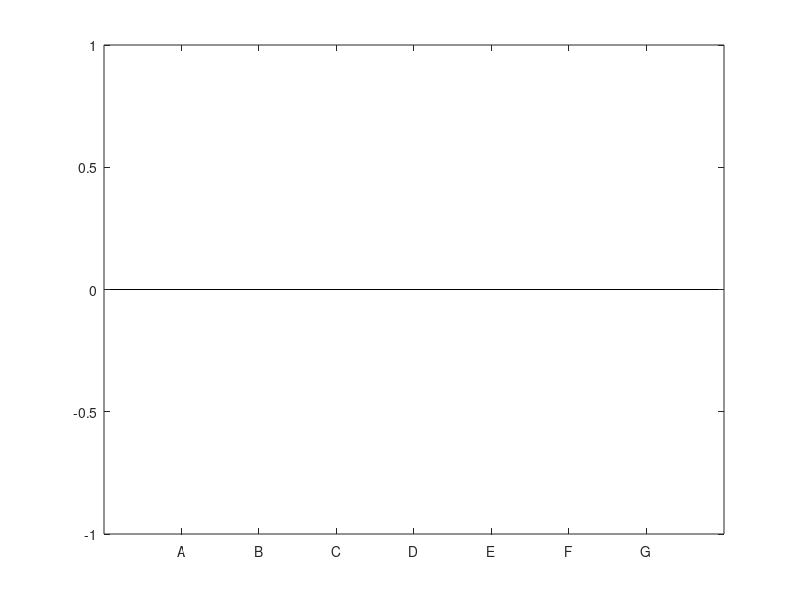

The MATLAB script that drew this image: (Note: this script raises an error after producing the figure.)
%This script loops through all the replicates for each trial in the
%experiment

% vector size is 21*17 because there are at most 21 replicates and at most 17
% trials
clear
averageDistance = NaN(21,17);
minimumDistance = NaN(21,17);
traveledDistance = NaN(21,17);
xMin =[];
yMin = [];
xTotal =[];
yTotal = [];
xAverage =[];
yAverage = [];
xVel = [];
yVel = [];
xTime =[];
yTime =[];
yMinSpecies = [];
yTotalSpecies = [];
yVelSpecies = [];
yTimeSpecies = [];
yMinStd = [];
yTotalStd = [];
yVelStd = [];
yTimeStd = [];

%looping through every trial
for l =1:17
trial = l;

%these variables are used to split up data analysis by person in each trial
%The dimension is 21*15 because at most 21 replicates and 15 people in a
%trial
minimumAverageSplit = NaN(21,15);
totalDistanceSplit = NaN(21,15);
avgVelSplit = NaN(21,15);
avgTSplit = NaN(21,15);

%loop through every replicate
    for w =1:21
    replicate =w;

    
%some replicates have an error so the try catch statement ignores replicates with errors
%the code to load a file in is copied from the position_extraction script
try
%% Load the proper files based on the trial and replicate designated above
gameName = ['trial', int2str(trial), 'rep', int2str(replicate)]; % use for filename output
folderName = ['Trial',' ', int2str(trial), '\'];

if trial < 7
    filename = [folderName, gameName, '.mat'];
    load(filename)
    robotList = [];
else
    humanListFilename = [folderName, gameName, 'humans.mat'];
    robotListFilename = [folderName, gameName, 'robots.mat'];
    load(humanListFilename)
    load(robotListFilename)
end

%% Sort the raw human and robot lists into minnows and sharks
humanMinnowList = [];
humanSharkList = [];
robotMinnowList = [];
robotSharkList = [];

for i=1:length(humanList)
    % Sort the humans
    if strcmp(humanList(i).role, 'Minnow') == 1
        humanMinnowList = [humanMinnowList, humanList(i)];
    else
        humanSharkList = [humanSharkList, humanList(i)];
    end
end

if isempty(robotList) == 0
    for i=1:length(robotList)
        % Sort the robots
        if strcmp(robotList(i).role, 'Minnow') == 1
            robotMinnowList = [robotMinnowList, robotList(i)];
        else
            robotSharkList = [robotSharkList, robotList(i)];
        end
    end
end
%% Now that everything is split up get just their position data
humanMinnowPositions = [];
humanSharkPositions = [];
robotMinnowPositions = [];
robotSharkPositions = [];

if isempty(humanMinnowList) == 0
    % The isempty function will return 1 if the list is empty and 0 if the
    % list is not empty, so this just makes sure that the for statement
    % won't return an error because it's length is 0
    for i=1:length(humanMinnowList)
        humanMinnowPositions = [humanMinnowPositions, humanMinnowList(i).historicalPosition];
    end
end

if isempty(humanSharkList) == 0
    for i=1:length(humanSharkList)
        humanSharkPositions = [humanSharkPositions, humanSharkList(i).historicalPosition];
    end
end

if isempty(robotMinnowList) == 0
    for i=1:length(robotMinnowList)
        robotMinnowPositions = [robotMinnowPositions, robotMinnowList(i).historicalPosition];
    end
end

if isempty(robotSharkList) == 0
    for i=1:length(robotSharkList)
        robotSharkPositions = [robotSharkPositions, robotSharkList(i).historicalPosition];
    end
end

% Collect all of the position lists into one list
listOfLists = [];
if isempty(humanMinnowPositions) == 0
    listOfLists = [listOfLists, humanMinnowPositions];
end

if isempty(humanSharkPositions) == 0
    listOfLists = [listOfLists, humanSharkPositions];
end

if isempty(robotMinnowPositions) == 0
    listOfLists = [listOfLists, robotMinnowPositions];
end

if isempty(robotSharkPositions) == 0
    listOfLists = [listOfLists, robotSharkPositions];
end

%% Interpolation for NaN values
% Go 1 by 1 down the line of the different lists
% Doing a 1d cubic spline

fixedPositions = [];

for i=1:size(listOfLists,2)
    vals = listOfLists(:,i);
    interpVals = interp1(vals,1:size(listOfLists,1),'cubic');
    
    fixedPositions = [fixedPositions; interpVals];
end

graphPositions = transpose(fixedPositions);

%Calling function for data anlysis and storing function return values 
minimumAverageSplit(w,1:size(graphPositions,2)/2) = minAverageSplit(graphPositions);
totalDistanceSplit(w,1:size(graphPositions,2)/2) = totDistanceSplit(graphPositions);
avgVelSplit(w,1:size(graphPositions,2)/2) = avgVelocitySplit(graphPositions);
avgTSplit(w,1:size(graphPositions,2)/2) = avgTimeSplit(graphPositions);

catch
end
    end
    
    %The l values are trial numbers, this breaks down the number of each
    %species for the different trial numbers
    if l == 3
        hShark = 2;
        hMinnow = 10;
        rShark = 0;
        rMinnow =0;
    elseif l==4
        hShark = 2;
        hMinnow = 5;
        rShark = 0;
        rMinnow =0;
    elseif l==7
        hShark = 0;
        hMinnow = 10;
        rShark = 3;
        rMinnow =0;
    elseif l==8
        hShark = 0;
        hMinnow = 5;
        rShark = 3;
        rMinnow =0;
    elseif l==15
        hShark = 2;
        hMinnow = 8;
        rShark = 0;
        rMinnow =2;
    elseif l==16
        hShark = 2;
        hMinnow = 3;
        rShark = 0;
        rMinnow =2;
    elseif l==17
        hShark = 1;
        hMinnow = 8;
        rShark = 0;
        rMinnow =2;
    else
        hShark = 2;
        hMinnow = 10;
        rShark = 0;
        rMinnow =0;
    end
    
    %intermediate calculation
    a = mean(minimumAverageSplit,'omitnan');
    b = mean(totalDistanceSplit,'omitnan');
    c = mean(avgVelSplit,'omitnan');
    d = mean(avgTSplit,'omitnan');
    
    %the l values are trial numbers we had data for
    if l==3 || l==4 || l==7 || l==8 ||l==15 ||l==16 ||l==17
    
    %bar plot values, this averages participants of the same species, for
    %example all human minnow values are averaged together
    yMinSpecies = [yMinSpecies ;mean(a(1:hMinnow),'omitnan') mean(a(hMinnow+1:hShark+hMinnow),'omitnan') mean(a(hShark+hMinnow+1:hShark+hMinnow+rMinnow),'omitnan') mean(a(rMinnow+hShark+hMinnow+1:hShark+hMinnow+rMinnow+rShark),'omitnan') NaN NaN NaN];
    yTotalSpecies = [yTotalSpecies ; mean(b(1:hMinnow),'omitnan') mean(b(hMinnow+1:hShark+hMinnow),'omitnan') mean(b(hShark+hMinnow+1:hShark+hMinnow+rMinnow),'omitnan') mean(b(rMinnow+hShark+hMinnow+1:hShark+hMinnow+rMinnow+rShark),'omitnan') NaN NaN NaN];
    yVelSpecies = [yVelSpecies ;mean(c(1:hMinnow),'omitnan') mean(c(hMinnow+1:hShark+hMinnow),'omitnan') mean(c(hShark+hMinnow+1:hShark+hMinnow+rMinnow),'omitnan') mean(c(rMinnow+hShark+hMinnow+1:hShark+hMinnow+rMinnow+rShark),'omitnan') NaN NaN NaN];
    yTimeSpecies = [yTimeSpecies ; mean(d(1:hMinnow),'omitnan') mean(d(hMinnow+1:hShark+hMinnow),'omitnan') mean(d(hShark+hMinnow+1:hShark+hMinnow+rMinnow),'omitnan') mean(d(rMinnow+hShark+hMinnow+1:hShark+hMinnow+rMinnow+rShark),'omitnan') NaN NaN NaN];
    
    %standard deviation for the replicates in each trial
    yMinStd = [yMinStd ; std(mean(minimumAverageSplit(:,1:hMinnow),2,'omitnan'),'omitnan') std(mean(minimumAverageSplit(:,1+hMinnow:hMinnow+hShark),2,'omitnan'),'omitnan') std(mean(minimumAverageSplit(:,1+hMinnow+hShark:hMinnow+hShark+rMinnow),2,'omitnan'),'omitnan') std(mean(minimumAverageSplit(:,1+hMinnow+hShark+rMinnow:hMinnow+hShark+rMinnow+rShark),2,'omitnan'),'omitnan') NaN NaN NaN];
    yTotalStd = [yTotalStd ;std(mean(totalDistanceSplit(:,1:hMinnow),2,'omitnan'),'omitnan') std(mean(totalDistanceSplit(:,1+hMinnow:hMinnow+hShark),2,'omitnan'),'omitnan') std(mean(totalDistanceSplit(:,1+hMinnow+hShark:hMinnow+hShark+rMinnow),2,'omitnan'),'omitnan') std(mean(totalDistanceSplit(:,1+hMinnow+hShark+rMinnow:hMinnow+hShark+rMinnow+rShark),2,'omitnan'),'omitnan') NaN NaN NaN];
    yVelStd = [yVelStd ;std(mean(avgVelSplit(:,1:hMinnow),2,'omitnan'),'omitnan') std(mean(avgVelSplit(:,1+hMinnow:hMinnow+hShark),2,'omitnan'),'omitnan') std(mean(avgVelSplit(:,1+hMinnow+hShark:hMinnow+hShark+rMinnow),2,'omitnan'),'omitnan') std(mean(avgVelSplit(:,1+hMinnow+hShark+rMinnow:hMinnow+hShark+rMinnow+rShark),2,'omitnan'),'omitnan') NaN NaN NaN];
    yTimeStd = [yTimeStd ; std(mean(avgTSplit(:,1:hMinnow),2,'omitnan'),'omitnan') std(mean(avgTSplit(:,1+hMinnow:hMinnow+hShark),2,'omitnan'),'omitnan') std(mean(avgTSplit(:,1+hMinnow+hShark:hMinnow+hShark+rMinnow),2,'omitnan'),'omitnan') std(mean(avgTSplit(:,1+hMinnow+hShark+rMinnow:hMinnow+hShark+rMinnow+rShark),2,'omitnan'),'omitnan') NaN NaN NaN];
    
    end
    
end

descr = {'Trial Letter to Trial Number:';
    'A=3';
    'B=4';
    'C=7';
    'D=8';
    'E=15';
    'F=16';
    'G=17'};    

%plotting the data analysis

%this plots the minimum distance bar plot with error bars, the error bars are added in the two
%for loops
figure()
h= bar(yMinSpecies)
set(gca,'XTickLabel', {'A','B','C','D','E','F','G'})
yMinStd = transpose(yMinStd);
for k1 = 1:size(h,2)
    ctr(k1,:) = bsxfun(@plus, h(k1).XData, [h(k1).XOffset]');             % Centres Of Bar Groups
    ydt(k1,:) = h(k1).YData;                                                 % Y-Data Of Bar Groups
end
hold on
for k1 = 1:size(h,2)
    errorbar(ctr(k1,:), ydt(k1,:), yMinStd(k1,:), '.r')
end
hold off

    title('Minimum Distance Broken Down By Species')
    xlabel('Trial Number')
colormap(summer(4));
grid on
l = cell(1,4);
l{1}='Human Minnow'; l{2}='Human Shark'; l{3}='Robot Minnow'; l{4}='Robot Shark';    
legend(h,l,'Location','bestoutside');
text(7.8,1400,descr)

%this plots the total distance bar plot with error bars, the error bars are added in the two
%for loops 
figure()
p=bar(yTotalSpecies)
set(gca,'XTickLabel', {'A','B','C','D','E','F','G'})
yTotalStd = transpose(yTotalStd);
for k1 = 1:size(p,2)
    ctr(k1,:) = bsxfun(@plus, p(k1).XData, [p(k1).XOffset]');             % Centres Of Bar Groups
    ydt(k1,:) = p(k1).YData;                                                 % Y-Data Of Bar Groups
end
hold on
for k1 = 1:size(p,2)
    errorbar(ctr(k1,:), ydt(k1,:), yTotalStd(k1,:), '.r')
end
hold off

title('Total Distance Broken Down By Species')
    xlabel('Trial Number')
colormap(summer(4));
grid on
l = cell(1,4);
l{1}='Human Minnow'; l{2}='Human Shark'; l{3}='Robot Minnow'; l{4}='Robot Shark';    
legend(p,l,'Location','bestoutside');
text(7.8,11000,descr)

%this plots the velocity bar plot with error bars, the error bars are added in the two
%for loops 
figure()
y=bar(yVelSpecies)
set(gca,'XTickLabel', {'A','B','C','D','E','F','G'})
yVelStd = transpose(yVelStd);
for k1 = 1:size(y,2)
    ctr(k1,:) = bsxfun(@plus, y(k1).XData, [y(k1).XOffset]');             % Centres Of Bar Groups
    ydt(k1,:) = y(k1).YData;                                                 % Y-Data Of Bar Groups
end
hold on
for k1 = 1:size(y,2)
    errorbar(ctr(k1,:), ydt(k1,:), yVelStd(k1,:), '.r')
end
hold off

    title('Average Velocity Broken Down By Species')
    xlabel('Trial Number') 
    colormap(summer(4));
grid on
l = cell(1,4);
l{1}='Human Minnow'; l{2}='Human Shark'; l{3}='Robot Minnow'; l{4}='Robot Shark';    
legend(y,l,'Location','bestoutside');
text(7.8,125,descr)

%this plots the total time bar plot with error bars, the error bars are added in the two
%for loops
figure()
u=bar(yTimeSpecies)
set(gca,'XTickLabel', {'A','B','C','D','E','F','G'})
yTimeStd = transpose(yTimeStd);
for k1 = 1:size(u,2)
    ctr(k1,:) = bsxfun(@plus, u(k1).XData, [u(k1).XOffset]');             % Centres Of Bar Groups
    ydt(k1,:) = u(k1).YData;                                                 % Y-Data Of Bar Groups
end
hold on
for k1 = 1:size(u,2)
    errorbar(ctr(k1,:), ydt(k1,:), yTimeStd(k1,:), '.r')
end
hold off

    title('Average Time Broken Down By Species')
    xlabel('Trial Number')     
    colormap(summer(4));
grid on
l = cell(1,4);
l{1}='Human Minnow'; l{2}='Human Shark'; l{3}='Robot Minnow'; l{4}='Robot Shark';    
legend(u,l,'Location','bestoutside');
text(7.8,225,descr)